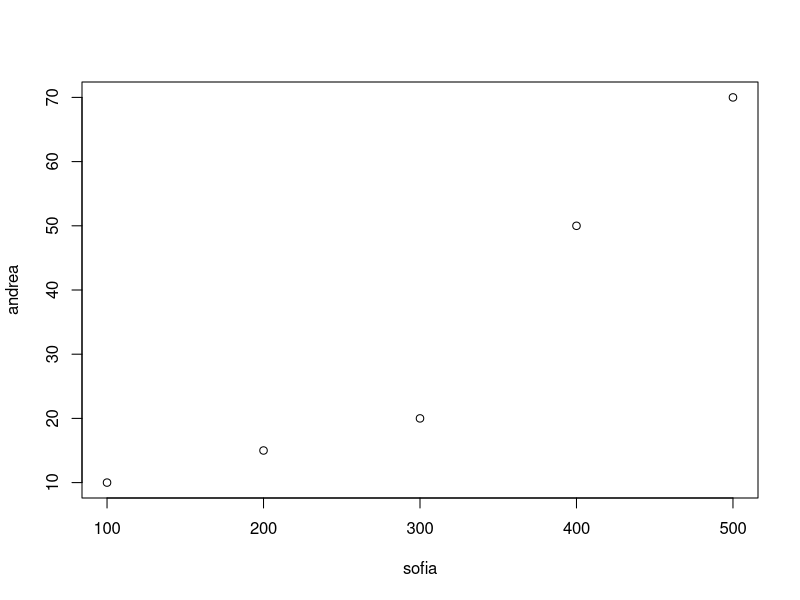
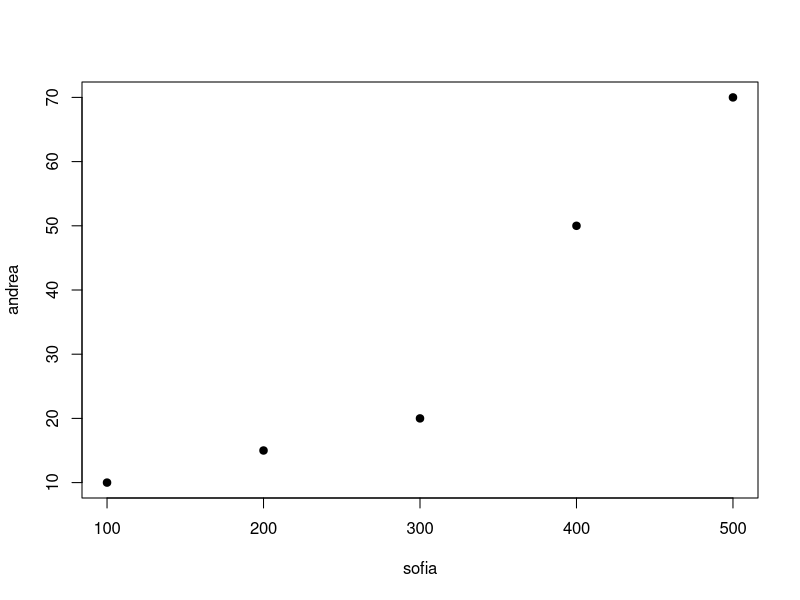
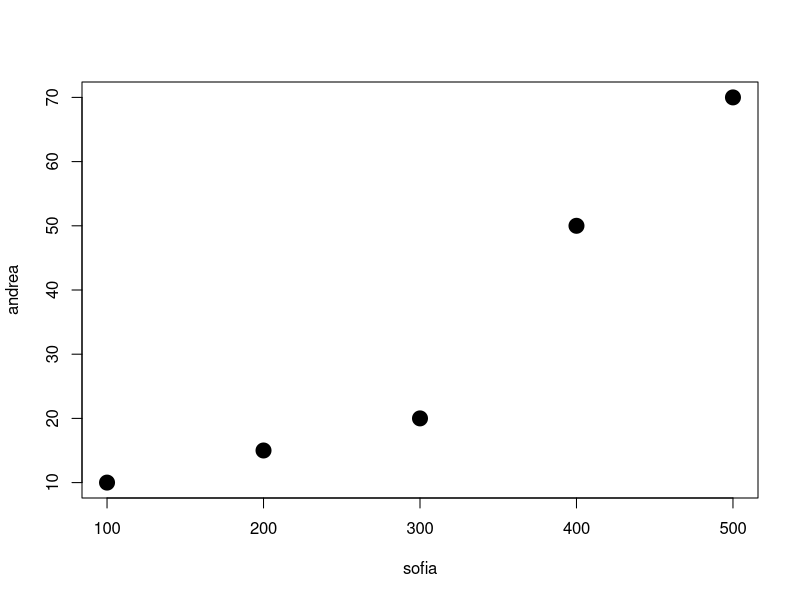
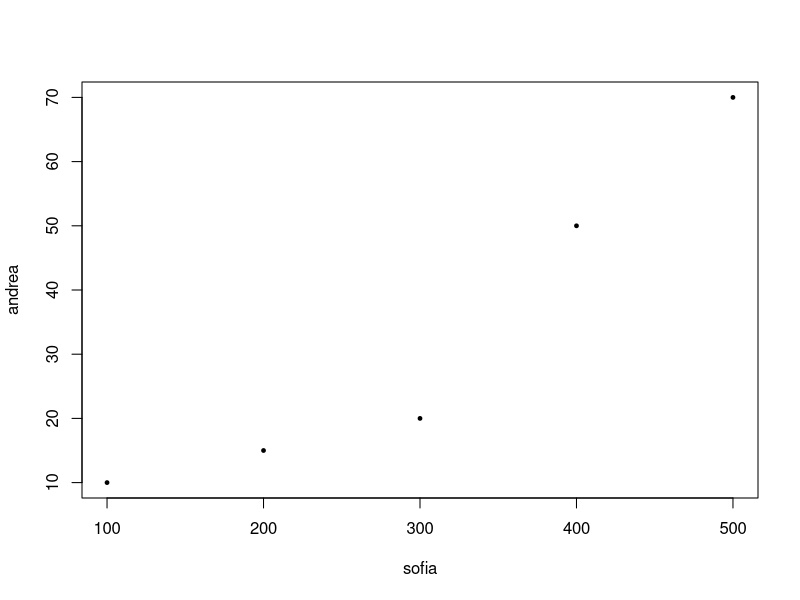
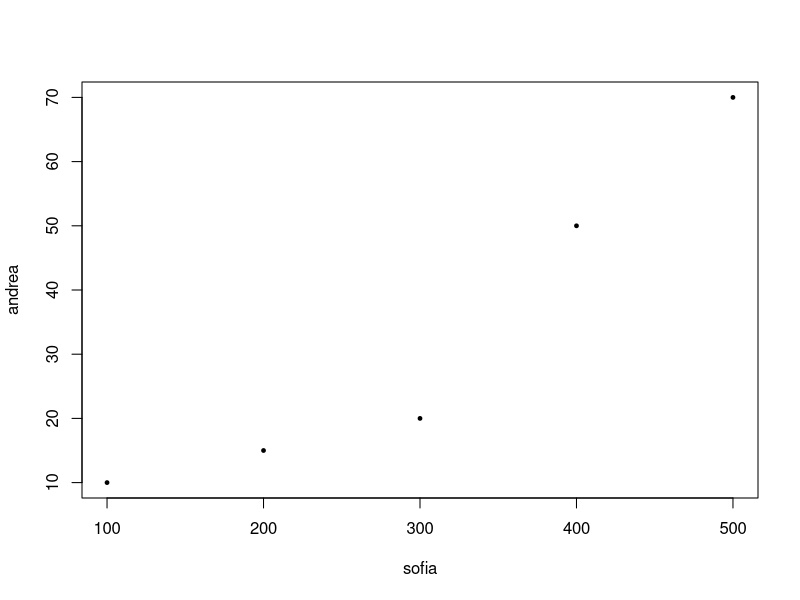
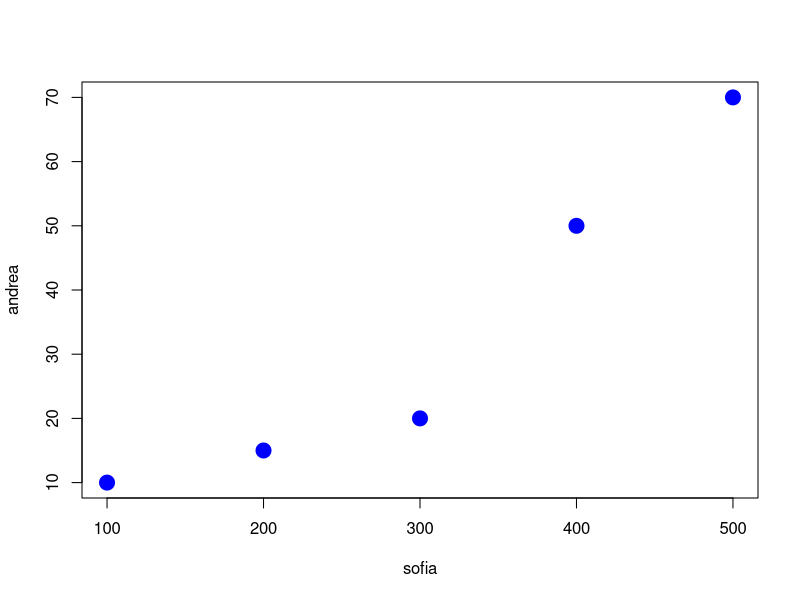
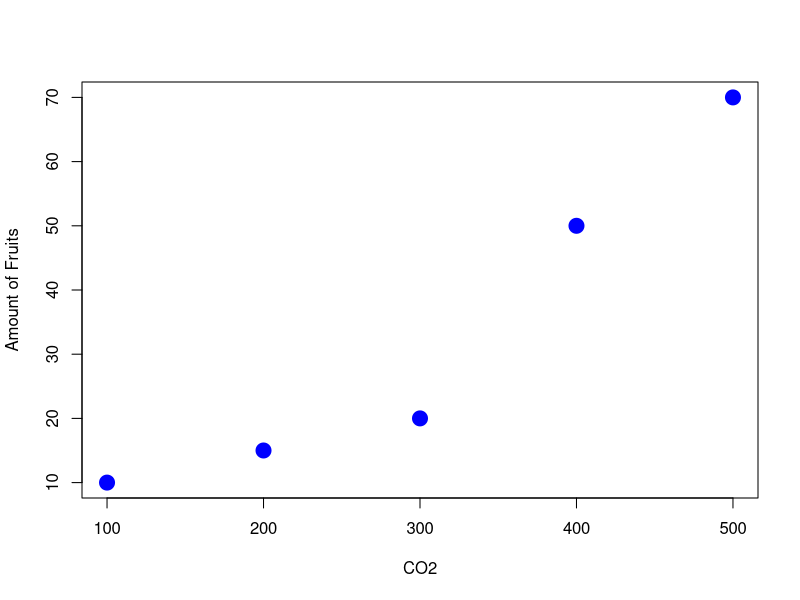

These charts were generated, in order, by the following R code:
# This script is created after the Population_Density.R file as I joined the course on 10-10-2024

# Here I can write anything I want!
# First, we look at some basic R operations and plotting examples

# We can use R as a calculator
2 + 3 # This is my first operation in R (Simple Addition)

# There are five important concepts that we should know:
# 1. Objects
# 2. The assignment (<-)
# 3. Comments (like this one!)
# 4. Functions
# 5. Arrays

# It is important to make use of objects
madhur <- 2 + 3  # The result of the operation is assigned to an object called madhur
madhur # Display the value of 'madhur'

maria <- 4 + 2 # Assign another addition result to an object
maria # Display the value of 'maria'

madhur + maria # This displays the sum of the values assigned to 'madhur' and 'maria'

madhur ^ maria # This displays the outcome of raising the value assigned to 'madhur' to the value assigned to 'maria'

(madhur + maria) ^ madhur # Another example of an operation we can perform

# Creating arrays (vectors) for plotting
andrea <- c(10, 15, 20, 50, 70) # in a function arguments are separated by commas  
andrea # Display 'andrea' array

sofia <- c(100, 200, 300, 400, 500) # another array
sofia # Display 'sofia' array

# Make a scatter plot with 'sofia' on the x-axis and 'andrea' on the y-axis
plot(sofia, andrea)

# pch parameter in plot function specifies the plotting character we can use
plot(sofia, andrea, pch=19) # Plot with solid circles as plotting symbol
# The link given below has a list of the most commonly used pch values in R and additional plotting tips:
# https://www.datanovia.com/en/blog/pch-in-r-best-tips/

# cex paramter in plot function is used to control the size of the elements in the plot
plot(sofia, andrea, pch=19, cex=2) # Plot with points 2 times the default size
plot(sofia, andrea, pch=19, cex=0.5) # Plot with points 0.5 times the default size
plot(sofia, andrea, pch=19, cex=.5) # We can write .5 instead of 0.5 without any problem

# col parameter in the plot function is used to set the colour of the elements in the plot
plot(sofia, andrea, pch=19, cex=2, col="blue") # Example with blue colored elements
# The link below displays more than 100 colors that can be called by a name in R:
# https://r-graph-gallery.com/42-colors-names.html

# xlab and ylab parameters are used to label the x-axis and y-axis of the plot respectively
plot(sofia, andrea, pch=19, cex=2, col="blue", xlab="CO2", ylab="Amount of Fruits")
